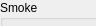
          <widget class="QWidget" name="tabSmoke">
           <property name="geometry">
            <rect>
             <x>0</x>
             <y>0</y>
             <width>96</width>
             <height>26</height>
            </rect>
           </property>
           <attribute name="label">
            <string>Scalars / Isolines</string>
           </attribute>
           <widget class="QGroupBox" name="groupBoxSmoke">
            <property name="geometry">
             <rect>
              <x>0</x>
              <y>0</y>
              <width>251</width>
              <height>61</height>
             </rect>
            </property>
            <property name="title">
             <string>Smoke</string>
            </property>
            <widget class="QWidget" name="layoutWidget_E">
             <property name="geometry">
              <rect>
               <x>10</x>
               <y>20</y>
               <width>231</width>
               <height>33</height>
              </rect>
             </property>
             <layout class="QGridLayout" name="gridLayout_3">
              <item row="0" column="1">
               <widget class="QComboBox" name="comboBoxSmokeDataset">
                <property name="enabled">
                 <bool>true</bool>
                </property>
               </widget>
              </item>
              <item row="0" column="0">
               <widget class="QLabel" name="labelDataset">
                <property name="text">
                 <string>Dataset</string>
                </property>
               </widget>
              </item>
             </layout>
            </widget>
           </widget>
           <widget class="QGroupBox" name="groupBoxIsoline">
            <property name="geometry">
             <rect>
              <x>0</x>
              <y>70</y>
              <width>251</width>
              <height>211</height>
             </rect>
            </property>
            <property name="title">
             <string>Isolines</string>
            </property>
            <widget class="QWidget" name="layoutWidget_I">
             <property name="geometry">
              <rect>
               <x>10</x>
               <y>20</y>
               <width>231</width>
               <height>192</height>
              </rect>
             </property>
             <layout class="QGridLayout" name="gridLayout_4">
              <item row="4" column="0">
               <widget class="QLabel" name="labelIsolineCount">
                <property name="text">
                 <string>Number of isolines</string>
                </property>
               </widget>
              </item>
              <item row="4" column="1">
               <widget class="QSpinBox" name="spinBoxNumberOfIsolines">
                <property name="minimum">
                 <number>1</number>
                </property>
                <property name="maximum">
                 <number>20</number>
                </property>
               </widget>
              </item>
              <item row="5" column="0">
               <widget class="QLabel" name="labelIsolinesLineWidth">
                <property name="text">
                 <string>Line width</string>
                </property>
               </widget>
              </item>
              <item row="5" column="1">
               <widget class="QDoubleSpinBox" name="doubleSpinBoxIsolinesLineWidth">
                <property name="maximum">
                 <double>25.000000000000000</double>
                </property>
                <property name="value">
                 <double>1.000000000000000</double>
                </property>
               </widget>
              </item>
              <item row="2" column="1">
               <widget class="QSlider" name="horizontalSliderIsolinesMax">
                <property name="enabled">
                 <bool>false</bool>
                </property>
                <property name="minimum">
                 <number>0</number>
                </property>
                <property name="maximum">
                 <number>20</number>
                </property>
                <property name="pageStep">
                 <number>5</number>
                </property>
                <property name="value">
                 <number>10</number>
                </property>
                <property name="orientation">
                 <enum>Qt::Horizontal</enum>
                </property>
                <property name="tickPosition">
                 <enum>QSlider::TicksBothSides</enum>
                </property>
                <property name="tickInterval">
                 <number>1</number>
                </property>
               </widget>
              </item>
              <item row="0" column="1">
               <widget class="QSlider" name="horizontalSliderIsolinesMin">
                <property name="enabled">
                 <bool>true</bool>
                </property>
                <property name="minimum">
                 <number>0</number>
                </property>
                <property name="maximum">
                 <number>20</number>
                </property>
                <property name="pageStep">
                 <number>5</number>
                </property>
                <property name="value">
                 <number>10</number>
                </property>
                <property name="orientation">
                 <enum>Qt::Horizontal</enum>
                </property>
                <property name="tickPosition">
                 <enum>QSlider::TicksBothSides</enum>
                </property>
                <property name="tickInterval">
                 <number>1</number>
                </property>
               </widget>
              </item>
              <item row="3" column="1">
               <widget class="QLabel" name="labelIsolinesMax">
                <property name="text">
                 <string>0.5000</string>
                </property>
                <property name="alignment">
                 <set>Qt::AlignRight|Qt::AlignTrailing|Qt::AlignVCenter</set>
                </property>
               </widget>
              </item>
              <item row="1" column="1">
               <widget class="QLabel" name="labelIsolinesMin">
                <property name="text">
                 <string>0.5000</string>
                </property>
                <property name="alignment">
                 <set>Qt::AlignRight|Qt::AlignTrailing|Qt::AlignVCenter</set>
                </property>
               </widget>
              </item>
              <item row="0" column="0">
               <widget class="QLabel" name="labelIsolinesMinText">
                <property name="text">
                 <string>Min value</string>
                </property>
               </widget>
              </item>
              <item row="2" column="0">
               <widget class="QLabel" name="labelIsolinesMaxText">
                <property name="text">
                 <string>Max value</string>
                </property>
               </widget>
              </item>
             </layout>
            </widget>
           </widget>
          </widget>
